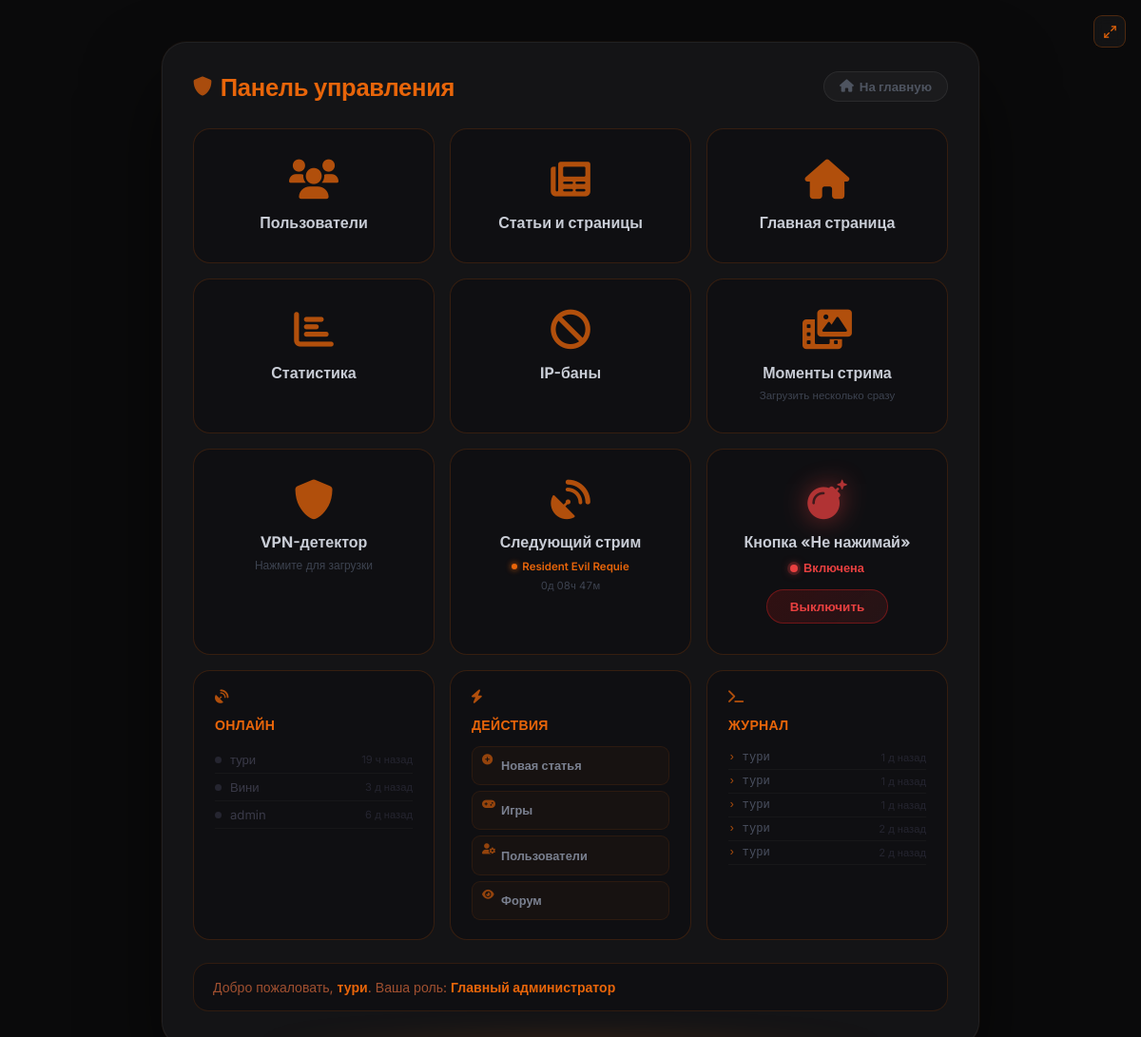
Page /admin (signed in) on the earlier database version.
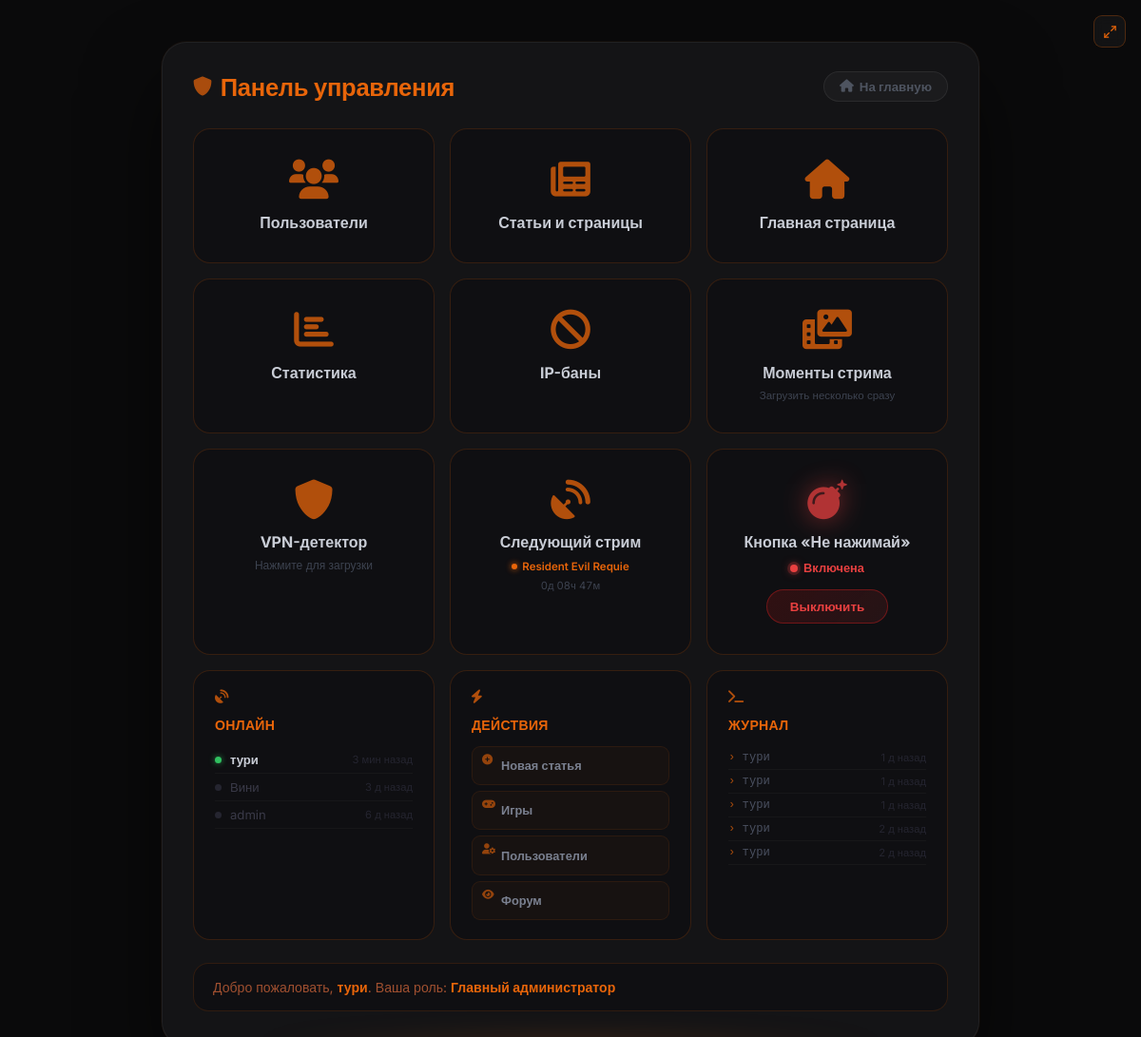
Same page on the later database version.
### models.py (models this page shows, shortened)
class User(db.Model, UserMixin):
    __tablename__ = 'users'
    id             = db.Column(db.Integer, primary_key=True)
    username       = db.Column(db.String(80),  unique=True, nullable=False)
    email          = db.Column(db.String(120), unique=True, nullable=False)
    password_hash  = db.Column(db.String(256), nullable=False)
    role           = db.Column(db.Integer, default=0)
    created_at     = db.Column(db.DateTime, default=datetime.utcnow)   # дата регистрации
    last_seen      = db.Column(db.DateTime, default=datetime.utcnow)
    banned_until   = db.Column(db.DateTime, nullable=True)
    ban_reason     = db.Column(db.String(500), nullable=True)
    banned_by_id   = db.Column(db.Integer, db.ForeignKey('users.id'), nullable=True)
    recovery_key   = db.Column(db.String(256), nullable=True)
    avatar         = db.Column(db.String(300), nullable=True)
    terms_agreed   = db.Column(db.Boolean, default=False)
    privacy_agreed = db.Column(db.Boolean, default=False)
    articles       = db.relationship('Article',  backref='author',     lazy='dynamic', foreign_keys='Article.author_id')
    comments       = db.relationship('Comment',  backref='author',     lazy='dynamic', foreign_keys='Comment.author_id')
    votes          = db.relationship('Vote',     backref='user',       lazy='dynamic')
    extra_pages    = db.relationship('ExtraPage', backref='author',    lazy='dynamic', foreign_keys='ExtraPage.author_id')
    comment_reactions = db.relationship('CommentReaction', backref='user', lazy='dynamic')
    def can_ip_ban(self):
        return self.role >= 4

### app.py (the view)
@app.route('/admin')
@login_required
@editor_required
def admin_panel():
    from sqlalchemy import func as sqlfunc
    settings = SiteSettings.get()
    stats = None
    digest_data = {}
    if current_user.role >= 4:
        stats = type('S', (), {
            'articles': Article.query.count(),
            'users':    User.query.count(),
            'comments': Comment.query.count(),
            'views':    db.session.query(sqlfunc.sum(Article.views)).scalar() or 0,
        })()
        recent_comments = Comment.query.order_by(Comment.created_at.desc()).limit(5).all()
        now = datetime.utcnow()
        def ago(dt):
            d = now - dt
            if d.seconds < 60: return 'только что'
            if d.seconds < 3600: return f'{d.seconds//60} мин назад'
            if d.days == 0: return f'{d.seconds//3600} ч назад'
            return f'{d.days} д назад'
        digest_data['recent_comments'] = [
            {'author': c.author.username if c.author else '?', 'ago': ago(c.created_at)}
            for c in recent_comments
        ]
        recent_users = User.query.order_by(User.last_seen.desc()).limit(5).all()
        digest_data['recent_users'] = [
            {'username': u.username,
             'ago': ago(u.last_seen),
             'online': (now - u.last_seen).total_seconds() < 300}
            for u in recent_users
        ]
    open_reports_count = Report.query.filter_by(resolved=False).count()
    return render_template('admin/dashboard.html',
                           chaos_button_enabled=settings.chaos_button_enabled,
                           stats=stats,
                           digest_data=digest_data,
                           next_stream_widget=NextStream.query.first(),
                           open_reports_count=open_reports_count)

### app.py (called while the page is built)
@login_manager.user_loader
def load_user(user_id):
    return User.query.get(int(user_id))

@app.before_request
def update_last_seen():
    if current_user.is_authenticated:
        from flask import g as _g
        _now = datetime.utcnow()
        _last = session.get('_ls_ts', 0)
        if _now.timestamp() - _last > 60:
            current_user.last_seen = _now
            db.session.commit()
            session['_ls_ts'] = _now.timestamp()

@app.after_request
def add_security_headers(response):
    if request.path.startswith('/game'):
        response.headers['X-Frame-Options'] = 'SAMEORIGIN'
    else:
        response.headers['X-Frame-Options'] = 'DENY'
    response.headers['X-Content-Type-Options'] = 'nosniff'
    response.headers['X-XSS-Protection']       = '1; mode=block'
    response.headers.pop('Server', None)
    response.headers.pop('X-Powered-By', None)
    return response

def editor_required(f):
    from functools import wraps
    @wraps(f)
    def decorated(*args, **kwargs):
        if not current_user.is_authenticated or current_user.role < 2: abort(403)
        return f(*args, **kwargs)
    return decorated

### templates/admin/dashboard.html (shortened to what the changed rows need)
{% extends "base.html" %}
{% block content %}
<div class="admin-outer">
<div class="admin-card">
    <div class="admin-header">
        <h2 class="admin-title"><i class="fas fa-shield-alt"></i> Панель управления</h2>
    </div>
    <div class="dash-grid">
        {% set _perm = current_user.permissions if current_user.permissions else none %}
        {% if current_user.role >= 4 or (_perm and _perm.can_toggle_chaos) or (_perm and _perm.can_broadcast) %}
        <div class="dash-tile" style="cursor:default;text-align:left;padding:20px 22px;">
            {% if digest_data and digest_data.recent_users %}
            {% for u in digest_data.recent_users %}
            <div style="display:flex;align-items:center;gap:9px;padding:6px 0;border-bottom:1px solid rgba(255,255,255,0.03);">
                <span style="width:7px;height:7px;border-radius:50%;flex-shrink:0;
                    {% if u.online %}background:#30c060;box-shadow:0 0 6px rgba(48,192,96,0.7);
                    {% else %}background:#252530;{% endif %}"></span>
                <span style="color:{% if u.online %}#c9cdd6{% else %}#3a3a48{% endif %};font-size:0.82rem;font-weight:{% if u.online %}600{% else %}400{% endif %};flex:1;overflow:hidden;text-overflow:ellipsis;white-space:nowrap;">{{ u.username }}</span>
                <span style="color:#252530;font-size:0.7rem;white-space:nowrap;">{{ u.ago }}</span>
            </div>
            {% endfor %}
            {% else %}
            <div style="color:#252530;font-size:0.8rem;padding:12px 0;">Нет данных</div>
            {% endif %}
        </div>
                {% set actions = [
                    (url_for('admin_article_create'), 'fas fa-plus-circle', 'Новая статья'),
                    (url_for('admin_games'),          'fas fa-gamepad',     'Игры'),
                    (url_for('admin_users'),          'fas fa-user-cog',    'Пользователи'),
                    (url_for('forum'),                'fas fa-eye',         'Форум'),
                ] %}
        <div class="dash-tile" style="cursor:default;text-align:left;padding:20px 22px;">
            {% if digest_data and digest_data.recent_comments %}
            {% for c in digest_data.recent_comments %}
            <div style="display:flex;justify-content:space-between;align-items:center;padding:5px 0;
                border-bottom:1px solid rgba(255,255,255,0.03);">
                <span style="color:#4a5060;font-size:0.76rem;font-family:monospace;">
                    <span style="color:#e8650a;opacity:0.7;">›</span> {{ c.author }}
                </span>
                <span style="color:#252530;font-size:0.7rem;">{{ c.ago }}</span>
            </div>
            {% endfor %}
            {% else %}
            <div style="color:#252530;font-size:0.8rem;padding:12px 0;font-family:monospace;">_ нет событий</div>
            {% endif %}
        </div>
        {% endif %}
    </div>
    <div class="welcome-box">
        Добро пожаловать, <strong>{{ current_user.username }}</strong>. Ваша роль:
        <strong>
        {% if current_user.role == 4 %}Главный администратор
        {% elif current_user.role == 3 %}Старший модератор
        {% elif current_user.role == 2 %}Редактор
        {% elif current_user.role == 1 %}Модератор чата
        {% else %}Обычный пользователь{% endif %}
        </strong>
    </div>
</div>
</div>
{% endblock %}

Differences in the rows shown:
changed User "тури": ago "19 ч назад" → "3 мин назад"
